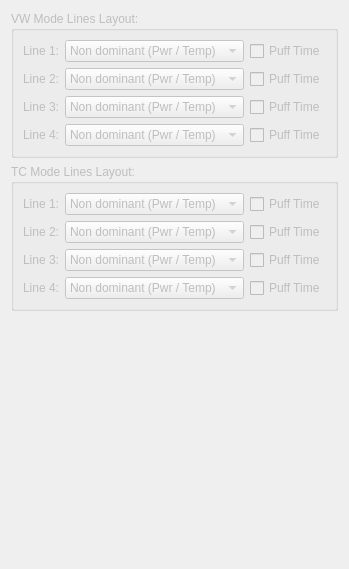
              <widget class="QWidget" name="tab_20">
               <property name="enabled">
                <bool>false</bool>
               </property>
               <attribute name="title">
                <string>Classic Screen</string>
               </attribute>
               <layout class="QVBoxLayout" name="verticalLayout_18">
                <item>
                 <widget class="QGroupBox" name="groupBox_16">
                  <property name="title">
                   <string>VW Mode Lines Layout:</string>
                  </property>
                  <layout class="QGridLayout" name="gridLayout_23">
                   <item row="0" column="1">
                    <widget class="QComboBox" name="screenClassicVW1Combo">
                     <item>
                      <property name="text">
                       <string>Non dominant (Pwr / Temp)</string>
                      </property>
                     </item>
                     <item>
                      <property name="text">
                       <string>Volts</string>
                      </property>
                     </item>
                     <item>
                      <property name="text">
                       <string>Output Volts</string>
                      </property>
                     </item>
                     <item>
                      <property name="text">
                       <string>Output Amps</string>
                      </property>
                     </item>
                     <item>
                      <property name="text">
                       <string>Resistance</string>
                      </property>
                     </item>
                     <item>
                      <property name="text">
                       <string>Live Resistance</string>
                      </property>
                     </item>
                     <item>
                      <property name="text">
                       <string>Coil Temperature</string>
                      </property>
                     </item>
                     <item>
                      <property name="text">
                       <string>Puffs</string>
                      </property>
                     </item>
                     <item>
                      <property name="text">
                       <string>Puffs Time</string>
                      </property>
                     </item>
                     <item>
                      <property name="text">
                       <string>Battery(s) Volts</string>
                      </property>
                     </item>
                     <item>
                      <property name="text">
                       <string>Date/Time</string>
                      </property>
                     </item>
                     <item>
                      <property name="text">
                       <string>Board Temperature</string>
                      </property>
                     </item>
                     <item>
                      <property name="text">
                       <string>Last Puff Time</string>
                      </property>
                     </item>
                     <item>
                      <property name="text">
                       <string>Last Power</string>
                      </property>
                     </item>
                     <item>
                      <property name="text">
                       <string>Last Temperature</string>
                      </property>
                     </item>
                     <item>
                      <property name="text">
                       <string>Battery</string>
                      </property>
                     </item>
                     <item>
                      <property name="text">
                       <string>Battery + %</string>
                      </property>
                     </item>
                     <item>
                      <property name="text">
                       <string>Battery + V</string>
                      </property>
                     </item>
                    </widget>
                   </item>
                   <item row="2" column="2">
                    <widget class="QCheckBox" name="screenClassicVW3Check">
                     <property name="text">
                      <string>Puff Time</string>
                     </property>
                    </widget>
                   </item>
                   <item row="0" column="2">
                    <widget class="QCheckBox" name="screenClassicVW1Check">
                     <property name="text">
                      <string>Puff Time</string>
                     </property>
                    </widget>
                   </item>
                   <item row="2" column="0">
                    <widget class="QLabel" name="label_104">
                     <property name="text">
                      <string>Line 3:</string>
                     </property>
                    </widget>
                   </item>
                   <item row="1" column="0">
                    <widget class="QLabel" name="label_102">
                     <property name="text">
                      <string>Line 2:</string>
                     </property>
                    </widget>
                   </item>
                   <item row="0" column="0">
                    <widget class="QLabel" name="label_103">
                     <property name="text">
                      <string>Line 1:</string>
                     </property>
                    </widget>
                   </item>
                   <item row="1" column="2">
                    <widget class="QCheckBox" name="screenClassicVW2Check">
                     <property name="text">
                      <string>Puff Time</string>
                     </property>
                    </widget>
                   </item>
                   <item row="3" column="0">
                    <widget class="QLabel" name="label_105">
                     <property name="text">
                      <string>Line 4:</string>
                     </property>
                    </widget>
                   </item>
                   <item row="1" column="1">
                    <widget class="QComboBox" name="screenClassicVW2Combo">
                     <item>
                      <property name="text">
                       <string>Non dominant (Pwr / Temp)</string>
                      </property>
                     </item>
                     <item>
                      <property name="text">
                       <string>Volts</string>
                      </property>
                     </item>
                     <item>
                      <property name="text">
                       <string>Output Volts</string>
                      </property>
                     </item>
                     <item>
                      <property name="text">
                       <string>Output Amps</string>
                      </property>
                     </item>
                     <item>
                      <property name="text">
                       <string>Resistance</string>
                      </property>
                     </item>
                     <item>
                      <property name="text">
                       <string>Live Resistance</string>
                      </property>
                     </item>
                     <item>
                      <property name="text">
                       <string>Coil Temperature</string>
                      </property>
                     </item>
                     <item>
                      <property name="text">
                       <string>Puffs</string>
                      </property>
                     </item>
                     <item>
                      <property name="text">
                       <string>Puffs Time</string>
                      </property>
                     </item>
                     <item>
                      <property name="text">
                       <string>Battery(s) Volts</string>
                      </property>
                     </item>
                     <item>
                      <property name="text">
                       <string>Date/Time</string>
                      </property>
                     </item>
                     <item>
                      <property name="text">
                       <string>Board Temperature</string>
                      </property>
                     </item>
                     <item>
                      <property name="text">
                       <string>Last Puff Time</string>
                      </property>
                     </item>
                     <item>
                      <property name="text">
                       <string>Last Power</string>
                      </property>
                     </item>
                     <item>
                      <property name="text">
                       <string>Last Temperature</string>
                      </property>
                     </item>
                     <item>
                      <property name="text">
                       <string>Battery</string>
                      </property>
                     </item>
                     <item>
                      <property name="text">
                       <string>Battery + %</string>
                      </property>
                     </item>
                     <item>
                      <property name="text">
                       <string>Battery + V</string>
                      </property>
                     </item>
                    </widget>
                   </item>
                   <item row="2" column="1">
                    <widget class="QComboBox" name="screenClassicVW3Combo">
                     <item>
                      <property name="text">
                       <string>Non dominant (Pwr / Temp)</string>
                      </property>
                     </item>
                     <item>
                      <property name="text">
                       <string>Volts</string>
                      </property>
                     </item>
                     <item>
                      <property name="text">
                       <string>Output Volts</string>
                      </property>
                     </item>
                     <item>
                      <property name="text">
                       <string>Output Amps</string>
                      </property>
                     </item>
                     <item>
                      <property name="text">
                       <string>Resistance</string>
                      </property>
                     </item>
                     <item>
                      <property name="text">
                       <string>Live Resistance</string>
                      </property>
                     </item>
                     <item>
                      <property name="text">
                       <string>Coil Temperature</string>
                      </property>
                     </item>
                     <item>
                      <property name="text">
                       <string>Puffs</string>
                      </property>
                     </item>
                     <item>
                      <property name="text">
                       <string>Puffs Time</string>
                      </property>
                     </item>
                     <item>
                      <property name="text">
                       <string>Battery(s) Volts</string>
                      </property>
                     </item>
                     <item>
                      <property name="text">
                       <string>Date/Time</string>
                      </property>
                     </item>
                     <item>
                      <property name="text">
                       <string>Board Temperature</string>
                      </property>
                     </item>
                     <item>
                      <property name="text">
                       <string>Last Puff Time</string>
                      </property>
                     </item>
                     <item>
                      <property name="text">
                       <string>Last Power</string>
                      </property>
                     </item>
                     <item>
                      <property name="text">
                       <string>Last Temperature</string>
                      </property>
                     </item>
                     <item>
                      <property name="text">
                       <string>Battery</string>
                      </property>
                     </item>
                     <item>
                      <property name="text">
                       <string>Battery + %</string>
                      </property>
                     </item>
                     <item>
                      <property name="text">
                       <string>Battery + V</string>
                      </property>
                     </item>
                    </widget>
                   </item>
                   <item row="3" column="1">
                    <widget class="QComboBox" name="screenClassicVW4Combo">
                     <item>
                      <property name="text">
                       <string>Non dominant (Pwr / Temp)</string>
                      </property>
                     </item>
                     <item>
                      <property name="text">
                       <string>Volts</string>
                      </property>
                     </item>
                     <item>
                      <property name="text">
                       <string>Output Volts</string>
                      </property>
                     </item>
                     <item>
                      <property name="text">
                       <string>Output Amps</string>
                      </property>
                     </item>
                     <item>
                      <property name="text">
                       <string>Resistance</string>
                      </property>
                     </item>
                     <item>
                      <property name="text">
                       <string>Live Resistance</string>
                      </property>
                     </item>
                     <item>
                      <property name="text">
                       <string>Coil Temperature</string>
                      </property>
                     </item>
                     <item>
                      <property name="text">
                       <string>Puffs</string>
                      </property>
                     </item>
                     <item>
                      <property name="text">
                       <string>Puffs Time</string>
                      </property>
                     </item>
                     <item>
                      <property name="text">
                       <string>Battery(s) Volts</string>
                      </property>
                     </item>
                     <item>
                      <property name="text">
                       <string>Date/Time</string>
                      </property>
                     </item>
                     <item>
                      <property name="text">
                       <string>Board Temperature</string>
                      </property>
                     </item>
                     <item>
                      <property name="text">
                       <string>Last Puff Time</string>
                      </property>
                     </item>
                     <item>
                      <property name="text">
                       <string>Last Power</string>
                      </property>
                     </item>
                     <item>
                      <property name="text">
                       <string>Last Temperature</string>
                      </property>
                     </item>
                     <item>
                      <property name="text">
                       <string>Battery</string>
                      </property>
                     </item>
                     <item>
                      <property name="text">
                       <string>Battery + %</string>
                      </property>
                     </item>
                     <item>
                      <property name="text">
                       <string>Battery + V</string>
                      </property>
                     </item>
                    </widget>
                   </item>
                   <item row="3" column="2">
                    <widget class="QCheckBox" name="screenClassicVW4Check">
                     <property name="text">
                      <string>Puff Time</string>
                     </property>
                    </widget>
                   </item>
                  </layout>
                 </widget>
                </item>
                <item>
                 <widget class="QGroupBox" name="groupBox_17">
                  <property name="title">
                   <string>TC Mode Lines Layout:</string>
                  </property>
                  <layout class="QGridLayout" name="gridLayout_24">
                   <item row="0" column="1">
                    <widget class="QComboBox" name="screenClassicTC1Combo">
                     <item>
                      <property name="text">
                       <string>Non dominant (Pwr / Temp)</string>
                      </property>
                     </item>
                     <item>
                      <property name="text">
                       <string>Volts</string>
                      </property>
                     </item>
                     <item>
                      <property name="text">
                       <string>Output Volts</string>
                      </property>
                     </item>
                     <item>
                      <property name="text">
                       <string>Output Amps</string>
                      </property>
                     </item>
                     <item>
                      <property name="text">
                       <string>Resistance</string>
                      </property>
                     </item>
                     <item>
                      <property name="text">
                       <string>Live Resistance</string>
                      </property>
                     </item>
                     <item>
                      <property name="text">
                       <string>Coil Temperature</string>
                      </property>
                     </item>
                     <item>
                      <property name="text">
                       <string>Puffs</string>
                      </property>
                     </item>
                     <item>
                      <property name="text">
                       <string>Puffs Time</string>
                      </property>
                     </item>
                     <item>
                      <property name="text">
                       <string>Battery(s) Volts</string>
                      </property>
                     </item>
                     <item>
                      <property name="text">
                       <string>Date/Time</string>
                      </property>
                     </item>
                     <item>
                      <property name="text">
                       <string>Board Temperature</string>
                      </property>
                     </item>
                     <item>
                      <property name="text">
                       <string>Last Puff Time</string>
                      </property>
                     </item>
                     <item>
                      <property name="text">
                       <string>Last Power</string>
                      </property>
                     </item>
                     <item>
                      <property name="text">
                       <string>Last Temperature</string>
                      </property>
                     </item>
                     <item>
                      <property name="text">
                       <string>Battery</string>
                      </property>
                     </item>
                     <item>
                      <property name="text">
                       <string>Battery + %</string>
                      </property>
                     </item>
                     <item>
                      <property name="text">
                       <string>Battery + V</string>
                      </property>
                     </item>
                    </widget>
                   </item>
                   <item row="2" column="2">
                    <widget class="QCheckBox" name="screenClassicTC3Check">
                     <property name="text">
                      <string>Puff Time</string>
                     </property>
                    </widget>
                   </item>
                   <item row="0" column="2">
                    <widget class="QCheckBox" name="screenClassicTC1Check">
                     <property name="text">
                      <string>Puff Time</string>
                     </property>
                    </widget>
                   </item>
                   <item row="2" column="0">
                    <widget class="QLabel" name="label_106">
                     <property name="text">
                      <string>Line 3:</string>
                     </property>
                    </widget>
                   </item>
                   <item row="1" column="0">
                    <widget class="QLabel" name="label_107">
                     <property name="text">
                      <string>Line 2:</string>
                     </property>
                    </widget>
                   </item>
                   <item row="0" column="0">
                    <widget class="QLabel" name="label_108">
                     <property name="text">
                      <string>Line 1:</string>
                     </property>
                    </widget>
                   </item>
                   <item row="1" column="2">
                    <widget class="QCheckBox" name="screenClassicTC2Check">
                     <property name="text">
                      <string>Puff Time</string>
                     </property>
                    </widget>
                   </item>
                   <item row="3" column="0">
                    <widget class="QLabel" name="label_109">
                     <property name="text">
                      <string>Line 4:</string>
                     </property>
                    </widget>
                   </item>
                   <item row="1" column="1">
                    <widget class="QComboBox" name="screenClassicTC2Combo">
                     <item>
                      <property name="text">
                       <string>Non dominant (Pwr / Temp)</string>
                      </property>
                     </item>
                     <item>
                      <property name="text">
                       <string>Volts</string>
                      </property>
                     </item>
                     <item>
                      <property name="text">
                       <string>Output Volts</string>
                      </property>
                     </item>
                     <item>
                      <property name="text">
                       <string>Output Amps</string>
                      </property>
                     </item>
                     <item>
                      <property name="text">
                       <string>Resistance</string>
                      </property>
                     </item>
                     <item>
                      <property name="text">
                       <string>Live Resistance</string>
                      </property>
                     </item>
                     <item>
                      <property name="text">
                       <string>Coil Temperature</string>
                      </property>
                     </item>
                     <item>
                      <property name="text">
                       <string>Puffs</string>
                      </property>
                     </item>
                     <item>
                      <property name="text">
                       <string>Puffs Time</string>
                      </property>
                     </item>
                     <item>
                      <property name="text">
                       <string>Battery(s) Volts</string>
                      </property>
                     </item>
                     <item>
                      <property name="text">
                       <string>Date/Time</string>
                      </property>
                     </item>
                     <item>
                      <property name="text">
                       <string>Board Temperature</string>
                      </property>
                     </item>
                     <item>
                      <property name="text">
                       <string>Last Puff Time</string>
                      </property>
                     </item>
                     <item>
                      <property name="text">
                       <string>Last Power</string>
                      </property>
                     </item>
                     <item>
                      <property name="text">
                       <string>Last Temperature</string>
                      </property>
                     </item>
                     <item>
                      <property name="text">
                       <string>Battery</string>
                      </property>
                     </item>
                     <item>
                      <property name="text">
                       <string>Battery + %</string>
                      </property>
                     </item>
                     <item>
                      <property name="text">
                       <string>Battery + V</string>
                      </property>
                     </item>
                    </widget>
                   </item>
                   <item row="2" column="1">
                    <widget class="QComboBox" name="screenClassicTC3Combo">
                     <item>
                      <property name="text">
                       <string>Non dominant (Pwr / Temp)</string>
                      </property>
                     </item>
                     <item>
                      <property name="text">
                       <string>Volts</string>
                      </property>
                     </item>
                     <item>
                      <property name="text">
                       <string>Output Volts</string>
                      </property>
                     </item>
                     <item>
                      <property name="text">
                       <string>Output Amps</string>
                      </property>
                     </item>
                     <item>
                      <property name="text">
                       <string>Resistance</string>
                      </property>
                     </item>
                     <item>
                      <property name="text">
                       <string>Live Resistance</string>
                      </property>
                     </item>
                     <item>
                      <property name="text">
                       <string>Coil Temperature</string>
                      </property>
                     </item>
                     <item>
                      <property name="text">
                       <string>Puffs</string>
                      </property>
                     </item>
                     <item>
                      <property name="text">
                       <string>Puffs Time</string>
                      </property>
                     </item>
                     <item>
                      <property name="text">
                       <string>Battery(s) Volts</string>
                      </property>
                     </item>
                     <item>
                      <property name="text">
                       <string>Date/Time</string>
                      </property>
                     </item>
                     <item>
                      <property name="text">
                       <string>Board Temperature</string>
                      </property>
                     </item>
                     <item>
                      <property name="text">
                       <string>Last Puff Time</string>
                      </property>
                     </item>
                     <item>
                      <property name="text">
                       <string>Last Power</string>
                      </property>
                     </item>
                     <item>
                      <property name="text">
                       <string>Last Temperature</string>
                      </property>
                     </item>
                     <item>
                      <property name="text">
                       <string>Battery</string>
                      </property>
                     </item>
                     <item>
                      <property name="text">
                       <string>Battery + %</string>
                      </property>
                     </item>
                     <item>
                      <property name="text">
                       <string>Battery + V</string>
                      </property>
                     </item>
                    </widget>
                   </item>
                   <item row="3" column="1">
                    <widget class="QComboBox" name="screenClassicTC4Combo">
                     <item>
                      <property name="text">
                       <string>Non dominant (Pwr / Temp)</string>
                      </property>
                     </item>
                     <item>
                      <property name="text">
                       <string>Volts</string>
                      </property>
                     </item>
                     <item>
                      <property name="text">
                       <string>Output Volts</string>
                      </property>
                     </item>
                     <item>
                      <property name="text">
                       <string>Output Amps</string>
                      </property>
                     </item>
                     <item>
                      <property name="text">
                       <string>Resistance</string>
                      </property>
                     </item>
                     <item>
                      <property name="text">
                       <string>Live Resistance</string>
                      </property>
                     </item>
                     <item>
                      <property name="text">
                       <string>Coil Temperature</string>
                      </property>
                     </item>
                     <item>
                      <property name="text">
                       <string>Puffs</string>
                      </property>
                     </item>
                     <item>
                      <property name="text">
                       <string>Puffs Time</string>
                      </property>
                     </item>
                     <item>
                      <property name="text">
                       <string>Battery(s) Volts</string>
                      </property>
                     </item>
                     <item>
                      <property name="text">
                       <string>Date/Time</string>
                      </property>
                     </item>
                     <item>
                      <property name="text">
                       <string>Board Temperature</string>
                      </property>
                     </item>
                     <item>
                      <property name="text">
                       <string>Last Puff Time</string>
                      </property>
                     </item>
                     <item>
                      <property name="text">
                       <string>Last Power</string>
                      </property>
                     </item>
                     <item>
                      <property name="text">
                       <string>Last Temperature</string>
                      </property>
                     </item>
                     <item>
                      <property name="text">
                       <string>Battery</string>
                      </property>
                     </item>
                     <item>
                      <property name="text">
                       <string>Battery + %</string>
                      </property>
                     </item>
                     <item>
                      <property name="text">
                       <string>Battery + V</string>
                      </property>
                     </item>
                    </widget>
                   </item>
                   <item row="3" column="2">
                    <widget class="QCheckBox" name="screenClassicTC4Check">
                     <property name="text">
                      <string>Puff Time</string>
                     </property>
                    </widget>
                   </item>
                  </layout>
                 </widget>
                </item>
                <item>
                 <spacer name="verticalSpacer_3">
                  <property name="orientation">
                   <enum>Qt::Vertical</enum>
                  </property>
                  <property name="sizeHint" stdset="0">
                   <size>
                    <width>20</width>
                    <height>247</height>
                   </size>
                  </property>
                 </spacer>
                </item>
               </layout>
              </widget>
